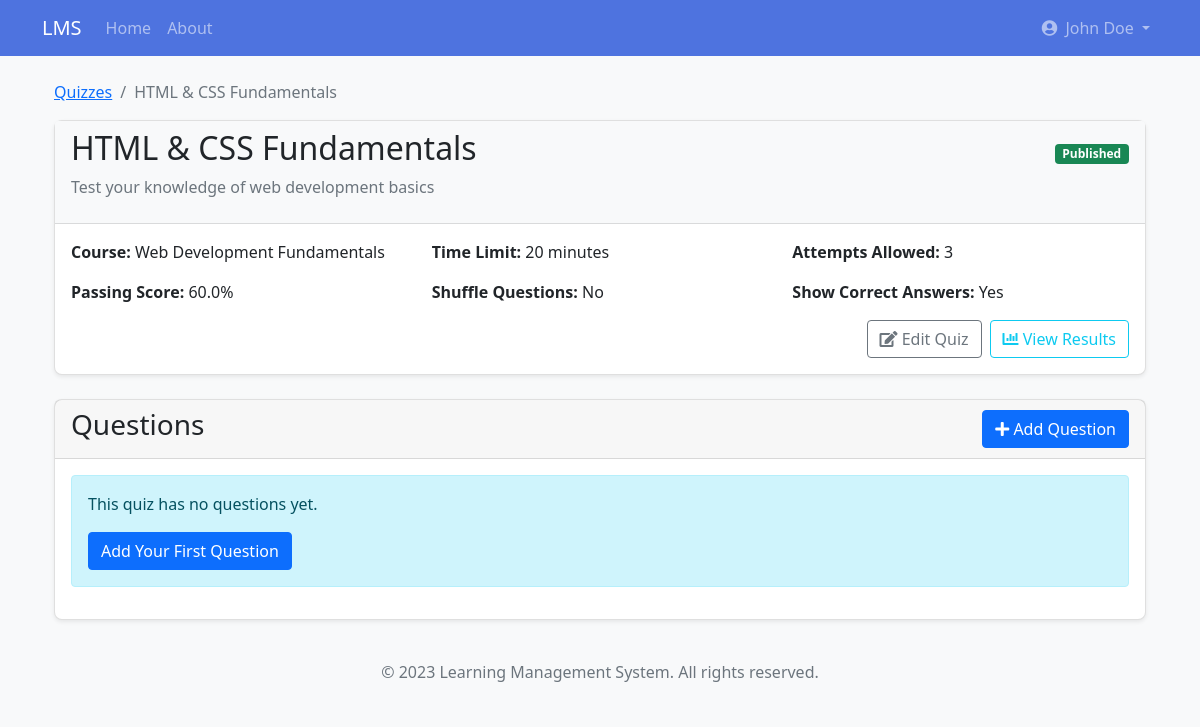
/instructor/quiz/2/questions (signed in), run on an earlier commit of the app's database.
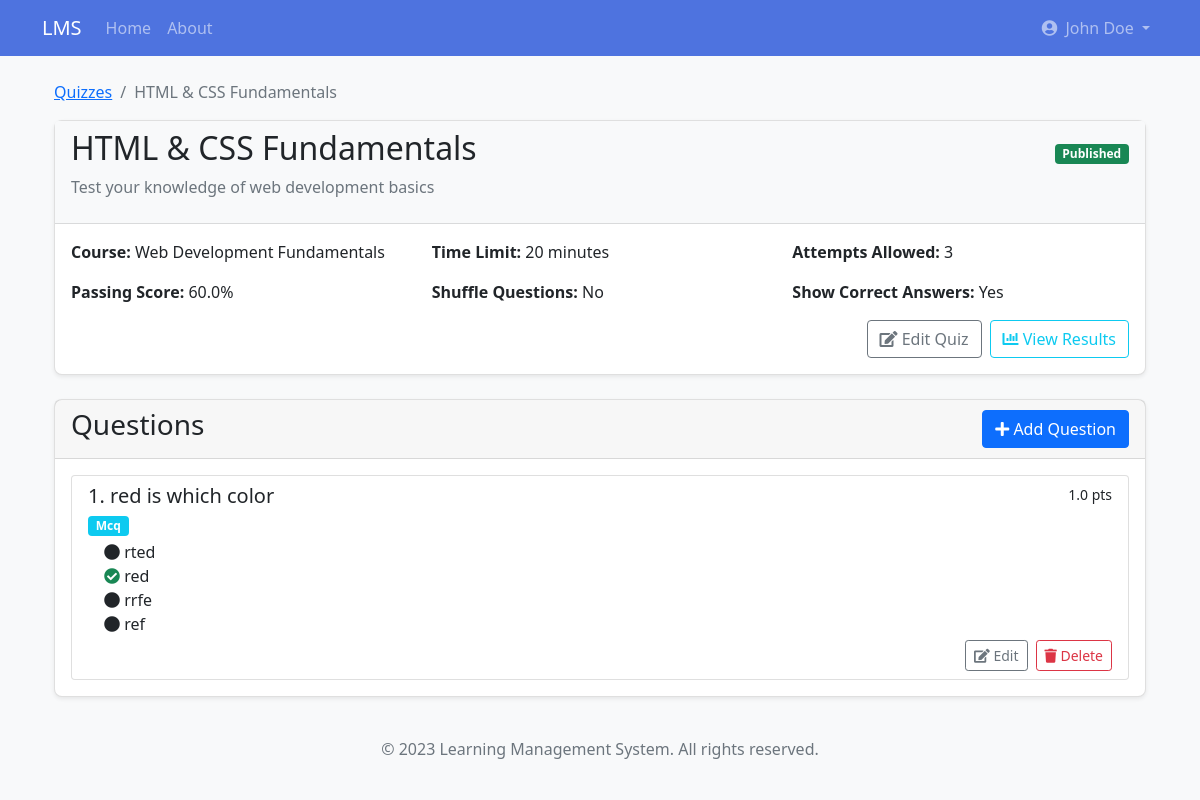
And on a later commit of the database.
### app/models/user.py (models this page shows, shortened)
class Question(db.Model):
    __tablename__ = 'questions'
    id = db.Column(db.Integer, primary_key=True)
    quiz_id = db.Column(db.Integer, db.ForeignKey(
        'quizzes.id'), nullable=False)
    question_text = db.Column(db.Text, nullable=False)
    question_type = db.Column(db.String(20), nullable=False)
    points = db.Column(db.Float, default=1.0)
    negative_points = db.Column(db.Float, default=0.0)  # For negative marking
    order = db.Column(db.Integer, default=0)
    explanation = db.Column(db.Text)  # Explanation for the correct answer
    options = db.relationship(
        'QuestionOption', backref='question', lazy=True, cascade='all, delete-orphan')
    answers = db.relationship(
        'QuestionAnswer', backref='question', lazy=True, cascade='all, delete-orphan')

class QuestionOption(db.Model):
    __tablename__ = 'question_options'
    id = db.Column(db.Integer, primary_key=True)
    question_id = db.Column(db.Integer, db.ForeignKey(
        'questions.id'), nullable=False)
    option_text = db.Column(db.Text, nullable=False)
    is_correct = db.Column(db.Boolean, default=False)
    order = db.Column(db.Integer, default=0)

### app/routes/instructor.py (the view)
@instructor.route('/quiz/<int:quiz_id>/questions', methods=['GET'])
@login_required
@instructor_required
def quiz_questions(quiz_id):
    quiz = Quiz.query.get_or_404(quiz_id)
    if quiz.course.instructor_id != current_user.id:
        flash('You do not have permission to view this quiz.', 'danger')
        return redirect(url_for('instructor.quizzes'))
    questions = Question.query.filter_by(
        quiz_id=quiz_id).order_by(Question.order).all()
    return render_template('instructor/quiz_questions.html',
                           quiz=quiz,
                           questions=questions)

### app/models/user.py (called while the page is built)
@login_manager.user_loader
def load_user(user_id):
    return User.query.get(int(user_id))

### app/routes/instructor.py (called while the page is built)
def instructor_required(f):
    @wraps(f)
    def decorated_function(*args, **kwargs):
        if not current_user.is_authenticated or current_user.role != UserRole.INSTRUCTOR:
            flash('You do not have permission to access this page.', 'danger')
            return redirect(url_for('main.index'))
        return f(*args, **kwargs)
    return decorated_function

### app/templates/instructor/quiz_questions.html (shortened to what the changed rows need)
{% extends "base.html" %}
{% block content %}
<div class="container mt-4">
    <div class="card mb-4">
        <div class="card-header bg-light">
            <div class="d-flex justify-content-between align-items-center">
                <h2>{{ quiz.title }}</h2>
            </div>
        </div>
    </div>
    <div class="card">
        <div class="card-body">
            {% if questions %}
                <div class="list-group">
                    {% for question in questions %}
                        <div class="list-group-item list-group-item-action">
                            <div class="d-flex w-100 justify-content-between">
                                <h5 class="mb-1">{{ loop.index }}. {{ question.question_text }}</h5>
                                <small>{{ question.points }} pts</small>
                            </div>
                            <p class="mb-1">
                                <span class="badge bg-info">{{ question.question_type|replace('_', ' ')|title }}</span>
                            </p>
                            {% if question.question_type == 'mcq' or question.question_type == 'true_false' %}
                                <ul class="list-unstyled ms-3 mb-1">
                                    {% for option in question.options %}
                                        <li>
                                            {% if option.is_correct %}
                                                <i class="fas fa-check-circle text-success"></i>
                                            {% else %}
                                                <i class="fas fa-circle"></i>
                                            {% endif %}
                                            {{ option.option_text }}
                                        </li>
                                    {% endfor %}
                                </ul>
                            {% endif %}
                            <div class="d-flex justify-content-end">
                                <a href="{{ url_for('instructor.edit_question', question_id=question.id) }}" class="btn btn-sm btn-outline-secondary me-2">
                                    <i class="fas fa-edit"></i> Edit
                                </a>
                                <form action="{{ url_for('instructor.delete_question', question_id=question.id) }}" method="POST" class="d-inline" onsubmit="return confirm('Are you sure you want to delete this question?');">
                                    <button type="submit" class="btn btn-sm btn-outline-danger">
                                        <i class="fas fa-trash"></i> Delete
                                    </button>
                                </form>
                            </div>
                        </div>
                    {% endfor %}
                </div>
            {% else %}
                <div class="alert alert-info">
                    <p>This quiz has no questions yet.</p>
                    <a href="{{ url_for('instructor.add_question', quiz_id=quiz.id) }}" class="btn btn-primary">Add Your First Question</a>
                </div>
            {% endif %}
        </div>
    </div>
</div>
{% endblock %}

What changed in the data, as far as the page shows it:
added Question: question_text "red is which color", points "1.0", question_type "Mcq"
added QuestionOption: is_correct False (drawn), option_text "rted"
added QuestionOption: is_correct True (drawn), option_text "red"
added QuestionOption: is_correct False (drawn), option_text "rrfe"
added QuestionOption: is_correct False (drawn), option_text "ref"
Also different on the page:
text no longer shown: "This quiz has no questions yet. Add Your First Question"
